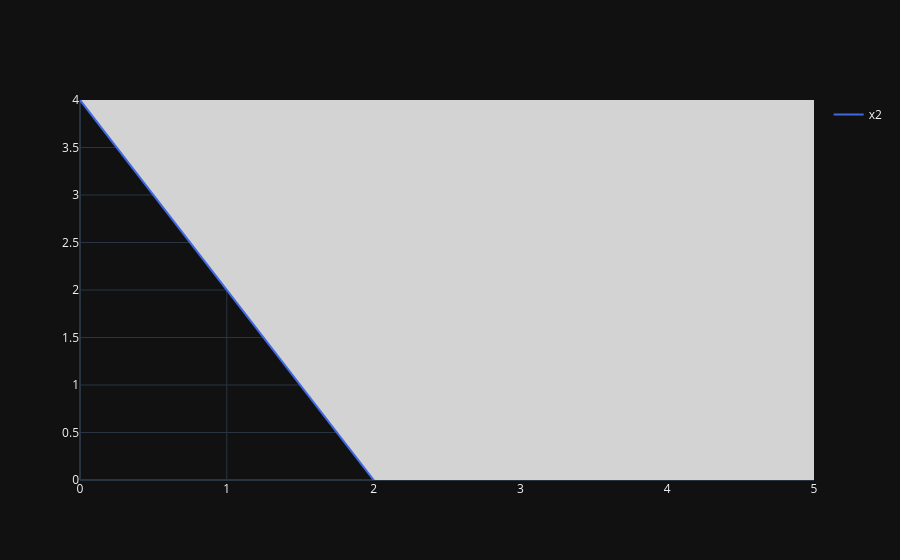

The code cell stored with this chart in its notebook:
### Markdown cell above
### 1.2.1 Représentation des contraintes
Commençons par placer les différentes contraintes

Déjà, comment tracer une droite en Python&nbsp;? C'est très simple avec [les objets `go.Scatter`](https://plotly.com/python/) de la bibliothèque [Plotly](https://plotly.com/python/), surtout si on utilise [NumPy](https://www.courspython.com/apprendre-numpy.html) pour manipuler des [intervalles de valeurs linéaires](https://docs.scipy.org/doc/numpy/reference/generated/numpy.linspace.html). 


Avant de l'utiliser pour afficher notre programme linéaire, testons ça sur un petit exemple. Mettons qu'on veuille représenter l'inéquation $2x_1 + x_2 \leq 4$

### Code cell
import numpy as np
import plotly.graph_objects as go
x1_max = 5
x1 = np.linspace(0, x1_max) # on genere l'intervalle des x
x2 = 4 - 2*x1 # on genere l'intervalle des y
x2_max = np.amax(x2)
fig = go.Figure()
fig.add_trace(go.Scatter(x=x1, y=x2, mode='lines', name='x2', line=dict(color='royalblue')))
fig.add_trace(go.Scatter(
    x=x1,
    y=np.full_like(x1, x2_max),
    mode='lines',
    line=dict(color='lightgrey', width=0),
    fill='tonexty',
    fillcolor='lightgrey',
    showlegend=False,
    hoverinfo='skip',
))
# on dessine entre 0,0 et les extremas des fonctions
fig.update_xaxes(range=[0, x1_max])
fig.update_yaxes(range=[0, x2_max])
# on affiche
fig.show()

### Figure 1 — Plotly figure (JSON) as saved in the notebook; plotly's stock layout.template omitted (floating-point values rounded to 4 significant figures)
{"data": [{"line": {"color": "royalblue"}, "mode": "lines", "name": "x2", "x": [0.0, 0.102, 0.2041, 0.3061, 0.4082, 0.5102, 0.6122, 0.7143, 0.8163, 0.9184, 1.02, 1.122, 1.224, 1.327, 1.429, 1.531, 1.633, 1.735, 1.837, 1.939, 2.041, 2.143, 2.245, 2.347, 2.449, 2.551, 2.653, 2.755, 2.857, 2.959, 3.061, 3.163, 3.265, 3.367, 3.469, 3.571, 3.673, 3.776, 3.878, 3.98, 4.082, 4.184, 4.286, 4.388, 4.49, 4.592, 4.694, 4.796, 4.898, 5.0], "y": [4.0, 3.796, 3.592, 3.388, 3.184, 2.98, 2.776, 2.571, 2.367, 2.163, 1.959, 1.755, 1.551, 1.347, 1.143, 0.9388, 0.7347, 0.5306, 0.3265, 0.1224, -0.08163, -0.2857, -0.4898, -0.6939, -0.898, -1.102, -1.306, -1.51, -1.714, -1.918, -2.122, -2.327, -2.531, -2.735, -2.939, -3.143, -3.347, -3.551, -3.755, -3.959, -4.163, -4.367, -4.571, -4.776, -4.98, -5.184, -5.388, -5.592, -5.796, -6.0], "type": "scatter"}, {"fill": "tonexty", "fillcolor": "lightgrey", "hoverinfo": "skip", "line": {"color": "lightgrey", "width": 0}, "mode": "lines", "showlegend": false, "x": [0.0, 0.102, 0.2041, 0.3061, 0.4082, 0.5102, 0.6122, 0.7143, 0.8163, 0.9184, 1.02, 1.122, 1.224, 1.327, 1.429, 1.531, 1.633, 1.735, 1.837, 1.939, 2.041, 2.143, 2.245, 2.347, 2.449, 2.551, 2.653, 2.755, 2.857, 2.959, 3.061, 3.163, 3.265, 3.367, 3.469, 3.571, 3.673, 3.776, 3.878, 3.98, 4.082, 4.184, 4.286, 4.388, 4.49, 4.592, 4.694, 4.796, 4.898, 5.0], "y": [4.0, 4.0, 4.0, 4.0, 4.0, 4.0, 4.0, 4.0, 4.0, 4.0, 4.0, 4.0, 4.0, 4.0, 4.0, 4.0, 4.0, 4.0, 4.0, 4.0, 4.0, 4.0, 4.0, 4.0, 4.0, 4.0, 4.0, 4.0, 4.0, 4.0, 4.0, 4.0, 4.0, 4.0, 4.0, 4.0, 4.0, 4.0, 4.0, 4.0, 4.0, 4.0, 4.0, 4.0, 4.0, 4.0, 4.0, 4.0, 4.0, 4.0], "type": "scatter"}], "layout": {"xaxis": {"range": [0, 5]}, "yaxis": {"range": [0, 4.0]}}}
